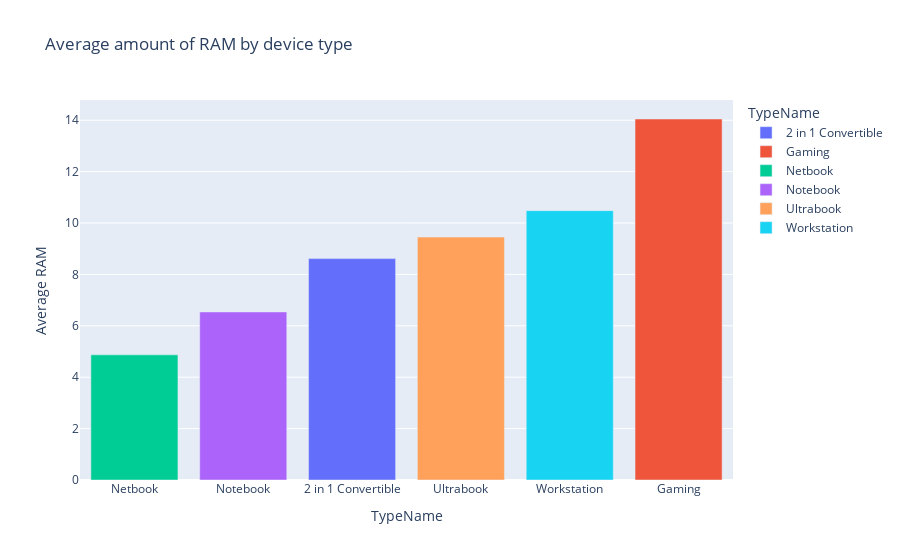

Notebook source saved alongside this figure:
### Code cell
# Plotting graph of average RAM amount by type of device
fig = px.bar(average_ram, x="TypeName", y="Average RAM", color="TypeName", title="Average amount of RAM by device type")
fig.update_layout(xaxis = {"categoryorder":"total ascending"})
fig.show()

### Figure 1 — Plotly figure (JSON) as saved in the notebook; plotly's stock layout.template omitted (floating-point values rounded to 4 significant figures)
{"data": [{"alignmentgroup": "True", "hovertemplate": "TypeName=%{x}<br>Average RAM=%{y}<extra></extra>", "legendgroup": "2 in 1 Convertible", "marker": {"color": "#636efa", "pattern": {"shape": ""}}, "name": "2 in 1 Convertible", "offsetgroup": "2 in 1 Convertible", "orientation": "v", "showlegend": true, "textposition": "auto", "type": "bar", "x": ["2 in 1 Convertible"], "xaxis": "x", "y": [8.615], "yaxis": "y"}, {"alignmentgroup": "True", "hovertemplate": "TypeName=%{x}<br>Average RAM=%{y}<extra></extra>", "legendgroup": "Gaming", "marker": {"color": "#EF553B", "pattern": {"shape": ""}}, "name": "Gaming", "offsetgroup": "Gaming", "orientation": "v", "showlegend": true, "textposition": "auto", "type": "bar", "x": ["Gaming"], "xaxis": "x", "y": [14.05], "yaxis": "y"}, {"alignmentgroup": "True", "hovertemplate": "TypeName=%{x}<br>Average RAM=%{y}<extra></extra>", "legendgroup": "Netbook", "marker": {"color": "#00cc96", "pattern": {"shape": ""}}, "name": "Netbook", "offsetgroup": "Netbook", "orientation": "v", "showlegend": true, "textposition": "auto", "type": "bar", "x": ["Netbook"], "xaxis": "x", "y": [4.87], "yaxis": "y"}, {"alignmentgroup": "True", "hovertemplate": "TypeName=%{x}<br>Average RAM=%{y}<extra></extra>", "legendgroup": "Notebook", "marker": {"color": "#ab63fa", "pattern": {"shape": ""}}, "name": "Notebook", "offsetgroup": "Notebook", "orientation": "v", "showlegend": true, "textposition": "auto", "type": "bar", "x": ["Notebook"], "xaxis": "x", "y": [6.54], "yaxis": "y"}, {"alignmentgroup": "True", "hovertemplate": "TypeName=%{x}<br>Average RAM=%{y}<extra></extra>", "legendgroup": "Ultrabook", "marker": {"color": "#FFA15A", "pattern": {"shape": ""}}, "name": "Ultrabook", "offsetgroup": "Ultrabook", "orientation": "v", "showlegend": true, "textposition": "auto", "type": "bar", "x": ["Ultrabook"], "xaxis": "x", "y": [9.454], "yaxis": "y"}, {"alignmentgroup": "True", "hovertemplate": "TypeName=%{x}<br>Average RAM=%{y}<extra></extra>", "legendgroup": "Workstation", "marker": {"color": "#19d3f3", "pattern": {"shape": ""}}, "name": "Workstation", "offsetgroup": "Workstation", "orientation": "v", "showlegend": true, "textposition": "auto", "type": "bar", "x": ["Workstation"], "xaxis": "x", "y": [10.48], "yaxis": "y"}], "layout": {"barmode": "relative", "legend": {"title": {"text": "TypeName"}, "tracegroupgap": 0}, "title": {"text": "Average amount of RAM by device type"}, "xaxis": {"anchor": "y", "categoryarray": ["2 in 1 Convertible", "Gaming", "Netbook", "Notebook", "Ultrabook", "Workstation"], "categoryorder": "total ascending", "domain": [0, 1], "title": {"text": "TypeName"}}, "yaxis": {"anchor": "x", "domain": [0, 1], "title": {"text": "Average RAM"}}}}
